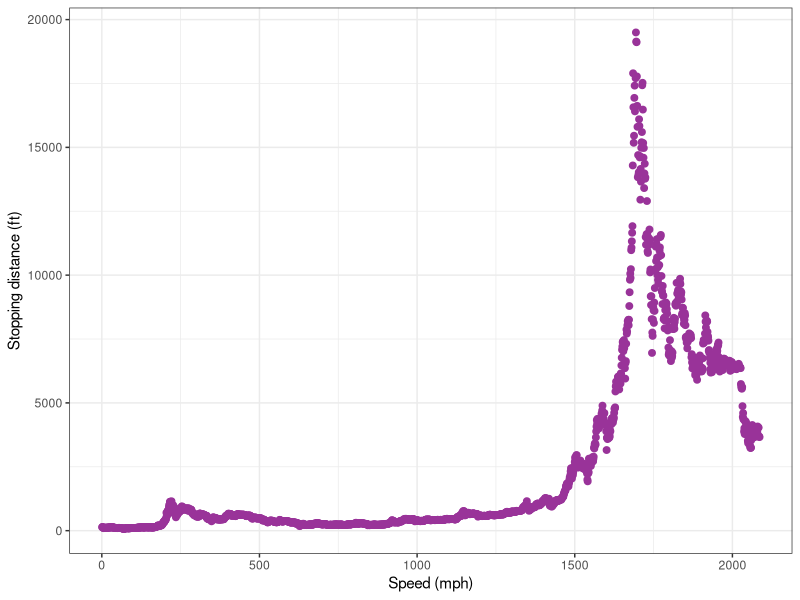
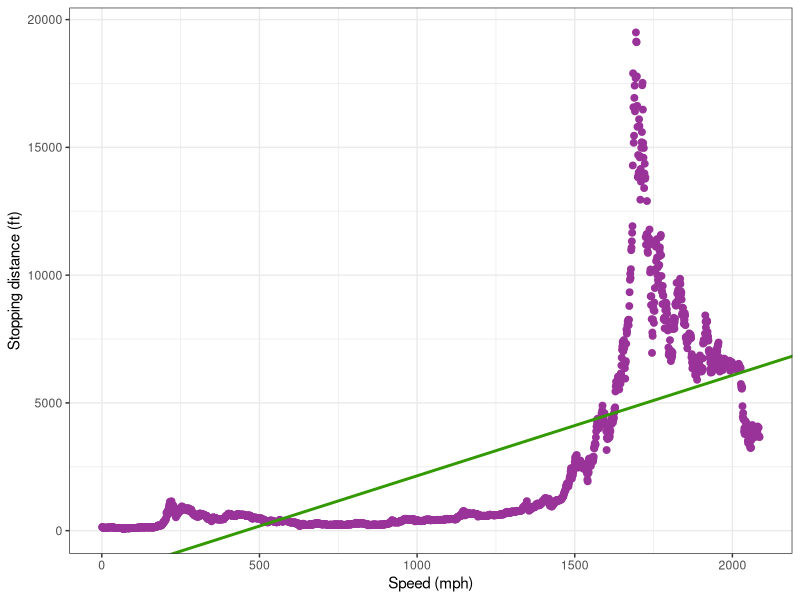

Reproduce these figures in R, in order.
library(ggplot2)
my_data <- read.csv("bitcoinHist.csv", header=FALSE, col.names = c("X","Y"))
my_data

theme_set(theme_bw())

pl <- ggplot(my_data) + geom_point(aes(x=my_data$X, y=my_data$Y), size=2, colour="#993399") + 
  xlab("Speed (mph)") + ylab("Stopping distance (ft)")  
print(pl)

#0
attach(my_data)
lm0 <- lm(my_data$Y ~ 1)
mean(my_data$Y)
#pl + geom_hline(yintercept=coef(lm0)[1],size=1, colour="#339900")

#1
lm1 <- lm(my_data$Y ~ my_data$X, data=my_data)
#coef(lm1)
#summary(lm1)
#confint(lm1)
pl  + geom_abline(intercept=coef(lm1)[1],slope=coef(lm1)[2],size=1, colour="#339900")
#par(mfrow = c(1, 2))
#plot(lm1, which=c(1,2))

set.seed(100)
n <- nrow(my_data)
i.training <- sort(sample(n,round(n*0.8)))
my_data.training <- my_data[i.training,]
my_data.test  <- my_data[-i.training,]

pred1a.test <- predict(lm1, newdata=my_data.test)

lm1.training <- lm(my_data$Y ~ my_data$X, data=my_data.training)
pred1b.test <- predict(lm1.training, newdata=my_data.test)

data.frame(my_data, pred1a.test, pred1b.test)
dist.test <- my_data.test$X
